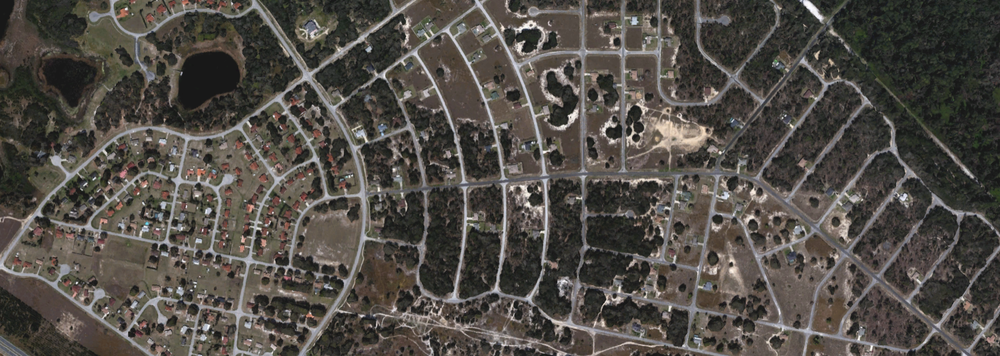
#> input picture 5.png, 1000 x 356 px, shrunk from 1872 x 666 before the run
$ python -i image_processing.py   (imports and definitions only)
#> lines starting #> are read from the running program, lines starting #| are printed output that depends on the picture; after the words box and inside, x2 and y2 are one past the last pixel; in counts of white or black regions, pixels touching at a corner belong together
import cv2
import numpy as np
from skimage.morphology import skeletonize # type: ignore
from scipy.ndimage import distance_transform_edt
import networkx as nx
import os

def process_image(image_path):
    # Read the image
#> called with image_path = '5.png'
    img = cv2.imread(image_path)
#> img is the input picture: shape (356, 1000, 3); mean B, G, R 71.5, 77.1, 81.4

    # Convert to grayscale
    gray = cv2.cvtColor(img, cv2.COLOR_BGR2GRAY)

    # Apply threshold
    _, binary = cv2.threshold(gray, 128, 255, cv2.THRESH_BINARY_INV)
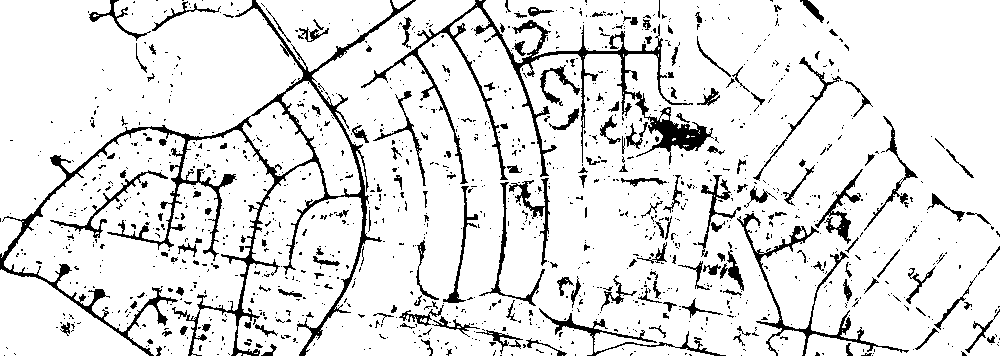
#> binary: shape (356, 1000); 88.8% white; 1301 black regions (1110 under 20 px), largest, box (x1, y1, x2, y2) and area: (0, 0, 416, 356) 9921, (361, 0, 714, 184) 6061, (737, 213, 909, 356) 1877

    # Skeletonize the binary image
    skeleton = skeletonize(binary)
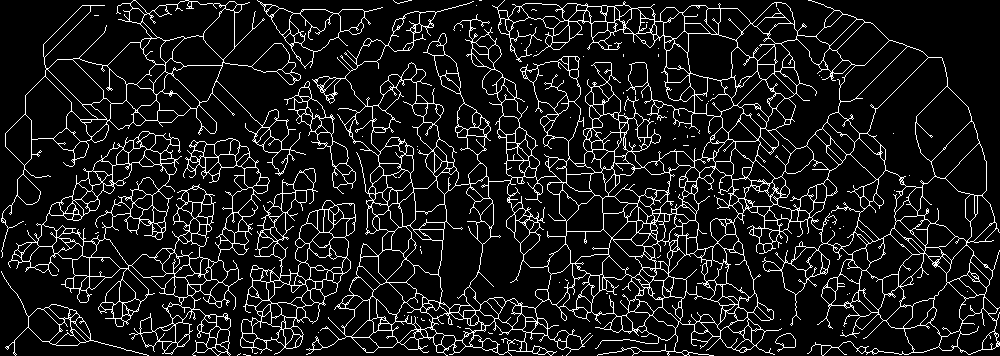
#> skeleton: shape (356, 1000) bool; 10.3% white in thin lines or dots

    # Convert back to uint8
    skeleton = (skeleton * 255).astype(np.uint8)
#> skeleton: shape (356, 1000); 10.3% white in thin lines or dots

    return img, skeleton

# [63 lines left out: functions create_graph, find_shortest_path, draw_path, save_output, main, not called in this run]

# [3 lines not run here, left out]

>>> result = process_image('5.png')

$ run again, on 6.png
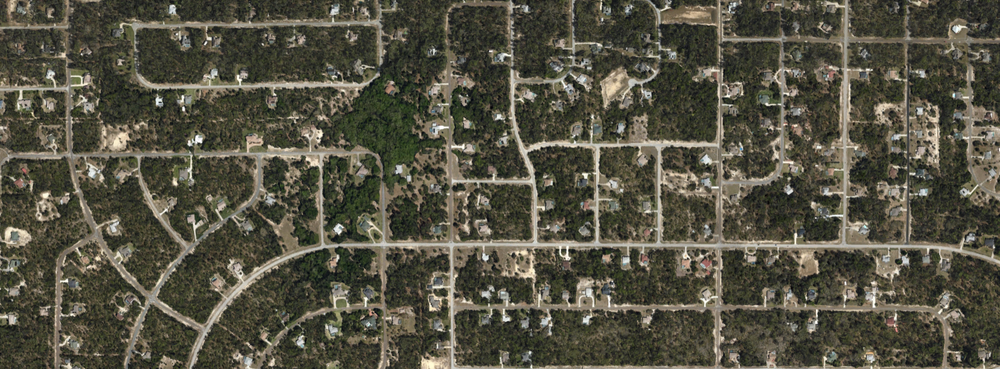
#> input picture 6.png, 1000 x 369 px, shrunk from 1875 x 691 before the run
#> in process_image, img is the input picture: shape (369, 1000, 3); mean B, G, R 67.4, 82.3, 84.8
#> in process_image, `_, binary = cv2.threshold(gray, 128, 255, cv2.THRESH_BINARY_INV)`:
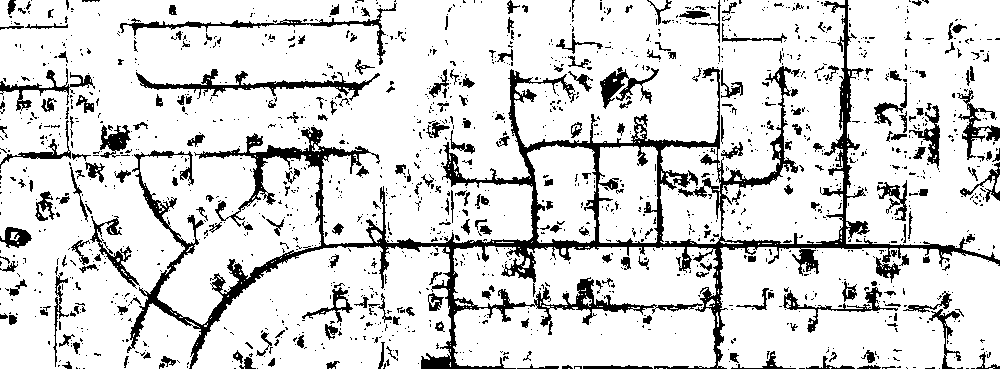
#> binary: shape (369, 1000); 84.7% white; 1575 black regions (1304 under 20 px), largest, box (x1, y1, x2, y2) and area: (127, 0, 1000, 369) 26471, (136, 69, 380, 101) 1647, (120, 3, 397, 65) 1249
#> in process_image, `skeleton = skeletonize(binary)`:
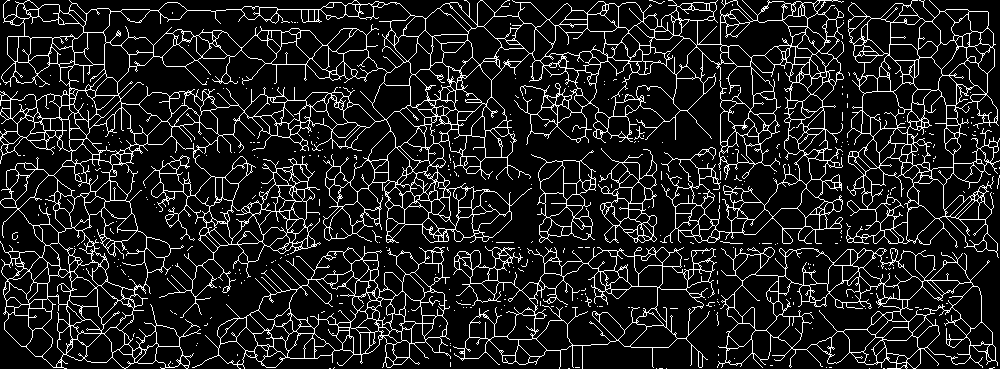
#> skeleton: shape (369, 1000) bool; 12.1% white in thin lines or dots
